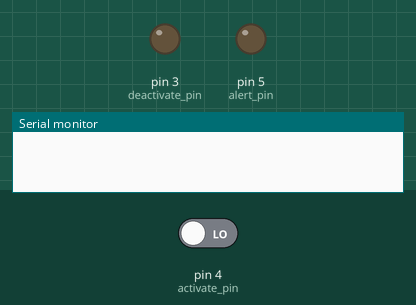
This sketch was run on a simulated Arduino Uno, built with avr-gcc and run on an emulated ATmega328P. Parts: output pins drawn as LEDs (lit = HIGH), the last lines printed to the serial monitor. Dashed ring = blinking. The inputs (shaded band) are chosen by the test bench; at power-on: pin 4 (activate_pin) LOW. No radio packets arrive unless stated.

Above: at 1.3 s.
1.4 s: pin 4 (activate_pin) driven HIGH
At 2.2 s:
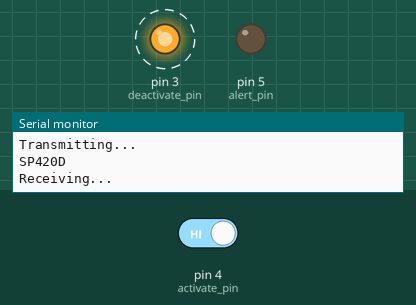
9.3 s: pin 4 (activate_pin) driven LOW
At 11.0 s:
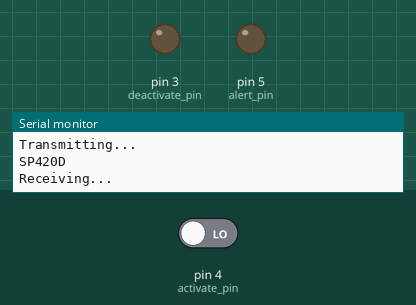
Timing chart, 0 to 12.0 s (numbered marks = the images above; inputs shaded):
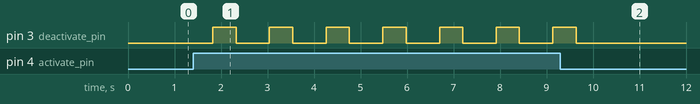

The sketch:

SubController_SP420.ino
```cpp
// For ARDUINO SubController-Vibration-SP 420__________________________________
//*******************************************************//
const int total_sp420 = 4;
int limit = 500;
//Edit line numbers: 66,88,91-107,119,121
//*******************************************************//
#include <SPI.h>
#include <nRF24L01.h>
#include <RF24.h>
//#include <SoftwareSerial.h>

RF24 radio(7, 8); // CNS, CE
//SoftwareSerial mySerial(9, 10);
const byte addresses[][6] = {"00001", "00002"};
int alert_pin = 5;
int activate_pin = 4;
int deactivate_pin = 3;

int z = 0;
int x = 0;
int i = 0;
byte c = 0;
char check_sp420[] = "SP420x";
char response[10] = "";
char check_yes[] = "111";
char check_no[] = "000";
byte flag[total_sp420];

void setup() {
  //  mySerial.begin(9600);   // Setting the baud rate of GSM Module
  Serial.begin(9600);
  radio.begin();
  pinMode(deactivate_pin, OUTPUT);                                                 //Temporary*********
  pinMode(activate_pin, INPUT);
  pinMode(alert_pin, OUTPUT);
  radio.openWritingPipe(addresses[1]); // 00001
  radio.openReadingPipe(1, addresses[0]); // 00002
  radio.setPALevel(RF24_PA_MIN);
  delay(100);
}

void loop() {
  if (digitalRead(activate_pin) == HIGH) {
    for (x = 1; x <= total_sp420; x++) {
      int j = 0;
      delay(5);
      Serial.println("Transmitting...");                                                    //Temporary*********
      radio.stopListening();
      if (i == total_sp420)
        i = 0;
      if (i == total_sp420 - 1)
        c = 1;

      check_sp420[5] = (char)(i + 65);
      i++;
      radio.write(&check_sp420, sizeof(check_sp420));
      Serial.println(check_sp420);                                                            //Temporary*********

      delay(5);
      Serial.println("Receiving...");                                                     //Temporary*********
      radio.startListening();

      while (!radio.available()) {
        if (j == limit)
          break;
        j++;
      }

      radio.read(&response, sizeof(response));
      Serial.println(response);                                                          //Temporary*********

      if (response[2] == 'Y') {
        delay(5);
        Serial.println("Transmitting...");                                               //Temporary*********
        radio.stopListening();
        radio.write(&check_yes, sizeof(check_yes));
        Serial.println(check_yes);                                                       //Temporary*********
        flag[i - 1] = 1;
      }
      if (c == 1) {
        z++;
        if (check() == 1) {
          digitalWrite(alert_pin, HIGH);
          delay(1000);
          digitalWrite(alert_pin, LOW);
        }
        digitalWrite(deactivate_pin, HIGH);
        delay(500);
        digitalWrite(deactivate_pin, LOW);
        c = 0;
      }
    }
    if (z == 2) {
      for (int x = 0; x < total_sp420; x++)
        flag[x] = 0;
      z = 0;
    }
  }
  delay(500);                          //time delay for subcontroller to deactivate
}

int check() {
  byte f = 1;
  for (int x = 0; x < total_sp420; x++)
    if (flag[x] == 0) {
      f = 0;
      break;
    }

  if (f == 1)
    return 1;
  else
    return 0;
}
```

Measured:
- after the input at 1.4 s, pin 3 (deactivate_pin): alternates HIGH for 0.50 s and LOW for 0.72 s, starting after 0.42 s
- after the input at 9.3 s, pin 3 (deactivate_pin): goes on until 9.6 s, then stays LOW
